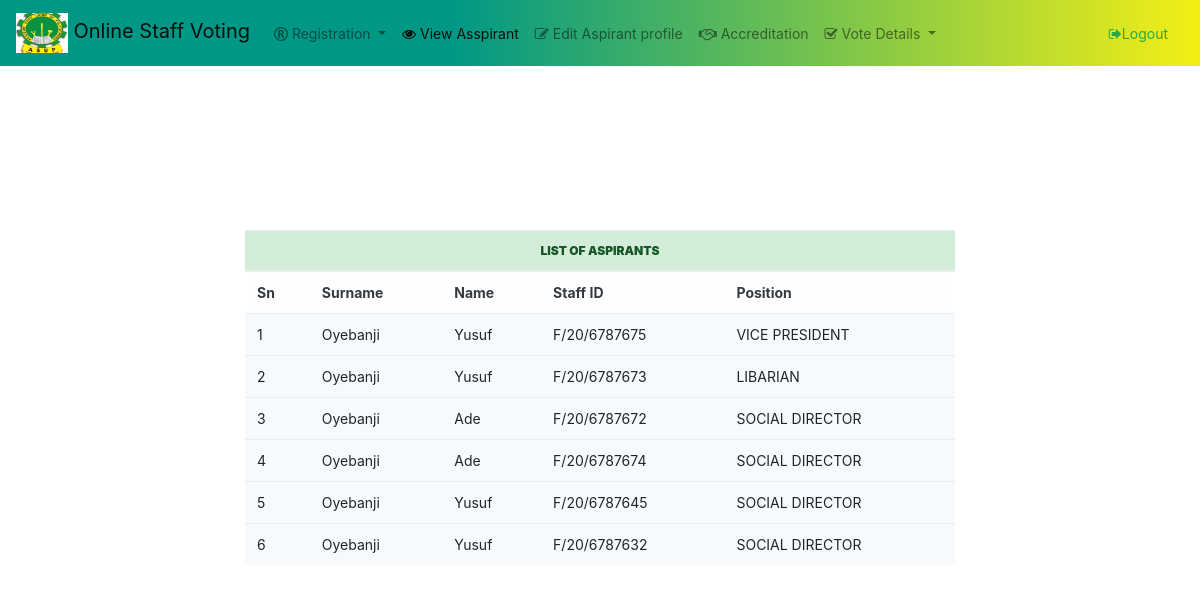
Screenshot of /adminviewaspirant.php (signed in) with the database file from the repository.
### tables this page shows
CREATE TABLE `aspirants` (
  `id` int(11) NOT NULL,
  `surname` varchar(30) NOT NULL,
  `name` varchar(30) NOT NULL,
  `staff_id` varchar(16) NOT NULL,
  `image` blob NOT NULL,
  `department` varchar(30) NOT NULL,
  `position` varchar(30) NOT NULL
);

### adminviewaspirant.php (the view, shortened to what this page needs)
<?php
  include("includes/adminheader.php");
?>
<div class="container " >
  <div class="row justify-content-center">
    <div class="col-lg-8">
   <table class="table table-hover bg-light" style="margin-top:20px; ">
<?php
$staff_id=$_SESSION['student_user'];
echo " <thead>
    <tr>
 <th class='alert-success text-center text-uppercase' colspan='6'><b> List of Aspirants</b></th>
    </tr>
    <tr class='alert-light text-dark'><td><b>Sn</b></td><td><b>Surname</b></td><td><b>Name</b></td><td><b>Staff ID</b></td><td><b>Position</b></td></tr>
  </thead><tbody class='text-capitalize'>";
$sql="SELECT * FROM aspirants WHERE staff_id ='$staff_id' and position='PRESIDENT' or position='VICE PRESIDENT'
or position='SECRETARY'
or position='LIBARIAN'
or position='SPORTS DIRECTOR'
or position='WELFARE DIRECTOR'
or position='SOCIAL DIRECTOR'
or position='PRO'
";
$query=mysqli_query($db,$sql);
$count=1;
while ($result=mysqli_fetch_array($query))
{
echo"<tr>"."<td>".$count++."</td>"."<td>" .$result['surname']."</td>"."<td class=''>" .$result['name']."</td>"."<td>" .$result['staff_id']."</td>".
"<td>".$result['position']."</td></tr><br>";
}
?>
</tbody>
</table>
</div></div></div></div></div>

### includes/adminheader.php (shortened to what this page needs)
  <html>
 <head>
    </head>
                <link rel="stylesheet" type="text/css" href="dist/css/css/font-awesome.min.css">
                <link href="dist/css/bootstrap.min.css" rel="stylesheet">
                 <link href="dist/css/layout.css" rel="stylesheet">
                <body>
                <div class="container-fluid">
                 <header class="ico-0001">
                 <div class="container-fluid">
                 <nav class="navbar navbar-expand-lg navbar-light">
  <a class="navbar-brand" href="#"><img src="images/stafflogo.jpeg" alt="yabatech image" height="40" class="logo">&nbsp;<span class="font">Online Staff Voting</span></a>
  <div class="collapse navbar-collapse" id="navbarSupportedContent">
    <ul class="navbar-nav mr-auto">
      <li class="nav-item dropdown">
        <a class="nav-link dropdown-toggle" href="#" id="navbarDropdown" role="button" data-toggle="dropdown" aria-haspopup="true" aria-expanded="false">
        <i class="fa fa-registered"></i> Registration
        </a>
          </li>
       <li class="nav-item active">
        <a class="nav-link" href="adminviewaspirant.php" ><i class="fa fa-eye"></i> View Asspirant<span class="sr-only">(current)</span></a>
      </li>
      <li class="nav-item">
        <a class="nav-link" href="editaspirantprofile.php"><i class="fa fa-edit"></i> Edit Aspirant profile</a>
      </li>
      <li class="nav-item">
        <a class="nav-link" href="accreditation.php"><i class="fa fa-handshake-o"></i> Accreditation</a>
      </li>
      <li class="nav-item dropdown">
      <a class="nav-link dropdown-toggle" href="#" id="navbarDropdown" role="button" data-toggle="dropdown" aria-haspopup="true" aria-expanded="false">
      <i class="fa fa-check-square-o"></i>   Vote Details
        </a>
        </li>    </ul>
      <span class="nav-item my-2 my-lg-0">
        <a class="nav-link text-success" href="includes/adminlogout.php"><i class="fa fa-sign-out"></i>Logout</a>
      </span>
  </div>
</nav>
</div>
                 </header>

### rows the page displays
aspirants: surname "Oyebanji", name "Yusuf", staff "F/20/6787675", position "VICE PRESIDENT"
aspirants: surname "Oyebanji", name "Yusuf", staff "F/20/6787673", position "LIBARIAN"
aspirants: surname "Oyebanji", name "Ade", staff "F/20/6787672", position "SOCIAL DIRECTOR"
aspirants: surname "Oyebanji", name "Ade", staff "F/20/6787674", position "SOCIAL DIRECTOR"
aspirants: surname "Oyebanji", name "Yusuf", staff "F/20/6787645", position "SOCIAL DIRECTOR"
aspirants: surname "Oyebanji", name "Yusuf", staff "F/20/6787632", position "SOCIAL DIRECTOR"
